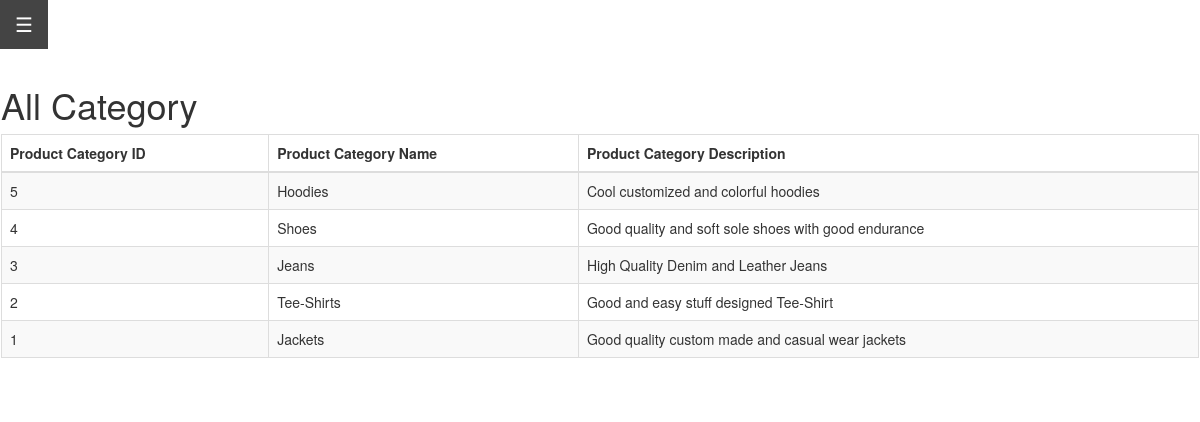
Screenshot of /admin/productctg.php (signed in) with the database file from the repository.
### tables this page shows
CREATE TABLE `product_categories` (
  `p_cat_id` int(10) NOT NULL,
  `p_cat_title` text NOT NULL,
  `p_cat_desc` text NOT NULL
);

### admin/productctg.php (the view, shortened to what this page needs)
<?php
include('../db.php');
$query = "SELECT * FROM product_categories ORDER BY p_cat_id  DESC";
$result = mysqli_query($con, $query);
?>
<!DOCTYPE html>
<html lang="en">
<head>
    <link rel="stylesheet" href="inclueds/sidebar.css">
    <link rel="stylesheet" href="https://maxcdn.bootstrapcdn.com/bootstrap/3.4.1/css/bootstrap.min.css">
    <link rel="stylesheet" href="https://stackpath.bootstrapcdn.com/font-awesome/4.7.0/css/font-awesome.min.css">
    <link rel="stylesheet" type="text/css" href="https://cdn.jsdelivr.net/npm/toastify-js/src/toastify.min.css">
</head>
<body>
<div class="row">
        <div class="col-lg-2">
        <?php include 'inclueds/sidebar.php'; ?>
        </div>
        <div class="col-lg-12" id="main">
        <h1>All Category</h1>
        <table class="table table-striped table-bordered">
    <thead>
        <tr>
            <th scope="col">Product Category ID</th>
            <th scope="col">Product Category Name</th>
            <th scope="col">Product Category Description</th>
        </tr>
    </thead>
    <tbody>
        <?php
        while ($row = mysqli_fetch_assoc($result)) {
            echo '<tr>';
            echo '<td>' . $row['p_cat_id'] . '</td>';
            echo '<td>' . $row['p_cat_title'] . '</td>';
            echo '<td>' . $row['p_cat_desc'] . '</td>';
            echo '</tr>';
        }
        ?>
    </tbody>
</table>
</div>

### admin/inclueds/sidebar.css (style rules this page uses)
body { font-family: "Lato", sans-serif; }
#main { transition: margin-left 0.5s; padding: 16px; }

### rows the page displays
product_categories: p_cat_id "5", p_cat_title "Hoodies", p_cat_desc "Cool customized and colorful hoodies"
product_categories: p_cat_id "4", p_cat_title "Shoes", p_cat_desc "Good quality and soft sole shoes with good endurance"
product_categories: p_cat_id "3", p_cat_title "Jeans", p_cat_desc "High Quality Denim and Leather Jeans"
product_categories: p_cat_id "2", p_cat_title "Tee-Shirts", p_cat_desc "Good and easy stuff designed Tee-Shirt"
product_categories: p_cat_id "1", p_cat_title "Jackets", p_cat_desc "Good quality custom made and casual wear jackets"
